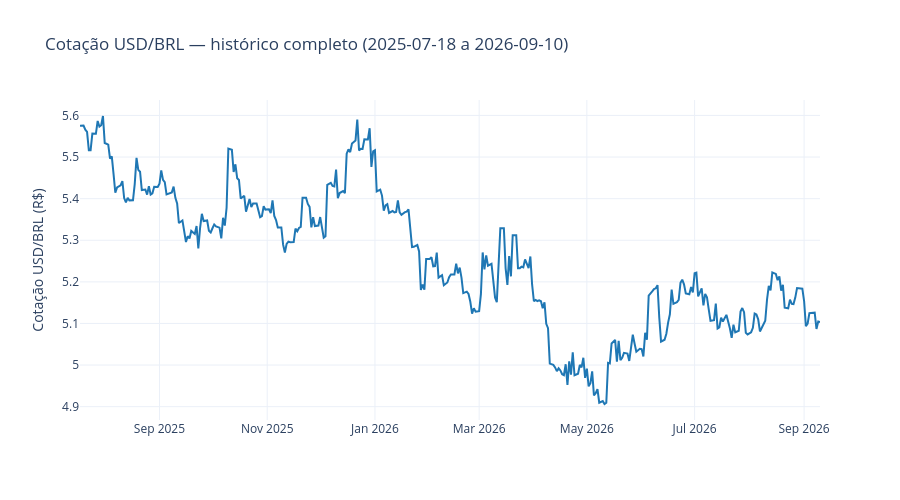

The cell this chart's notebook holds for it:
### Markdown cell above
## 11. Histórico completo do dólar (interativo)

Mesma ideia da Seção 10, mas sem recortar pelo período de coleta — usa todas as cotações que existem em `data/cotacao_dolar.csv` (até ~365 dias, dependendo de quando a Seção 2 foi rodada pela última vez). O gráfico aqui é interativo (Plotly): passe o mouse sobre a linha para ver a data e a cotação exata daquele ponto.

### Code cell
if not CSV_DOLAR.exists():
    print("Ainda não há data/cotacao_dolar.csv — rode a célula da Seção 2 com sucesso primeiro.")
else:
    df_dolar_completo = pd.read_csv(CSV_DOLAR, parse_dates=["data"]).sort_values("data")

    inicio, fim = df_dolar_completo["data"].min(), df_dolar_completo["data"].max()
    cotacao_inicial = df_dolar_completo["cotacao_venda"].iloc[0]
    cotacao_final = df_dolar_completo["cotacao_venda"].iloc[-1]
    cotacao_minima = df_dolar_completo["cotacao_venda"].min()
    cotacao_maxima = df_dolar_completo["cotacao_venda"].max()
    variacao_pct = (cotacao_final - cotacao_inicial) / cotacao_inicial * 100

    print(f"Período completo: {inicio.date()} a {fim.date()} ({len(df_dolar_completo)} cotações)")
    print(f"Dólar em {inicio.date()}: R$ {cotacao_inicial:,.4f}")
    print(f"Dólar em {fim.date()}: R$ {cotacao_final:,.4f}")
    print(f"Variação no período completo: {variacao_pct:+.2f}%")
    print(f"Mínima: R$ {cotacao_minima:,.4f}  |  Máxima: R$ {cotacao_maxima:,.4f}")

    fig = go.Figure(
        go.Scatter(
            x=df_dolar_completo["data"],
            y=df_dolar_completo["cotacao_venda"],
            mode="lines",
            line=dict(color="#1f77b4", width=2),
            hovertemplate="%{x|%d/%m/%Y}<br>R$ %{y:.4f}<extra></extra>",
        )
    )
    fig.update_layout(
        title=f"Cotação USD/BRL — histórico completo ({inicio.date()} a {fim.date()})",
        yaxis_title="Cotação USD/BRL (R$)",
        template="plotly_white",
        hovermode="x unified",
        height=500,
    )
    fig.show()

### Figure 1 — Plotly figure (JSON) as saved in the notebook; plotly's stock layout.template omitted (floating-point values rounded to 4 significant figures; data arrays with more than 128 entries replaced by an {"elided": "..."} marker saying what was removed)
{"data": [{"hovertemplate": "%{x|%d/%m/%Y}<br>R$ %{y:.4f}<extra></extra>", "line": {"color": "#1f77b4", "width": 2}, "mode": "lines", "type": "scatter", "x": {"elided": "360 str values"}, "y": {"elided": "360 float values"}}], "layout": {"height": 500, "hovermode": "x unified", "title": {"text": "Cotação USD/BRL — histórico completo (2025-07-18 a 2026-09-10)"}, "yaxis": {"title": {"text": "Cotação USD/BRL (R$)"}}}}
